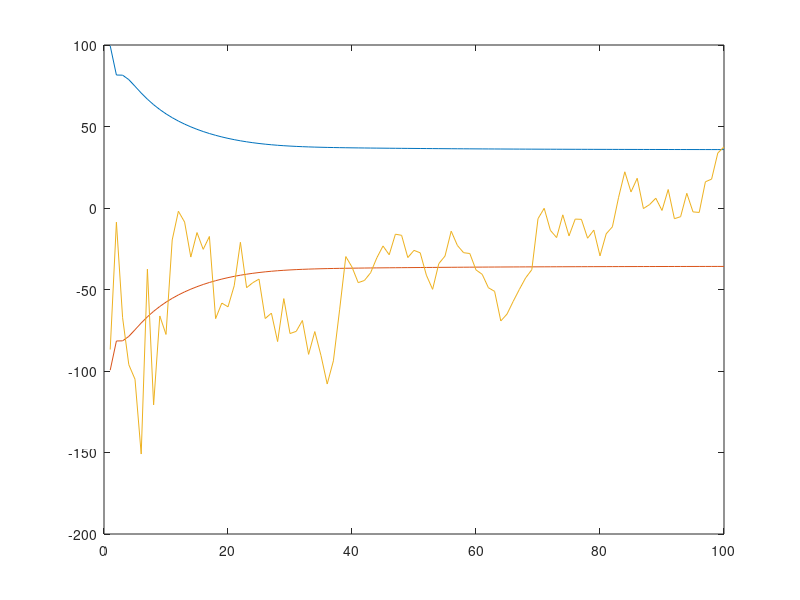

MATLAB code for this plot:
clear all;
%%%
% Simulated Extended Kalman Filter for ballistic vehicle tracking
% Author: Jesse Weisberg
% 
% vehicle dynamical model: y'' = (r)*(y')^2 - g, r= constant air density factor
%
% written as state-space model:
% x1 = y, x2 = y' (states: position, velocity)
% x' = f(x) + Gu = f(x) + [0 Su]'u
% 
% measurements of vertical positions are taken directly (discrete
% intervals):
% z_k = y(t_k)+v_k, E[v_k*v_k'] = R_k (measurement variance)
% 
% f, F, phi(tau), phi_k, H were determined by hand, 
%%%

% constants   
Su = 1.5;    %Adjustable noise term for Q (tuning the EKF)
             % Su=1.5 just about minimizes rms errors (mean errors ~=0,
             % position variance ~=36, which is slightly larger than actual
             % rms errors, velocity errors behaved well too)
Sp = 1000;   %Std. dev. of initial position
Sv = 100;    %Std. dev. of initial velocity
Sm = 100;    %Std. dev. of measurement error
y0 = 100000; %Initial average height
v0 = -500;   %Initial average velocity
 
vt = 1500;    %terminal velocity
g  = 32.2;    %acceleration due to gravity
r  = g/vt^2;  %rho
 
R   = Sm^2;  %measurement variance
T   = 1;     %sample period
Max = 100;   %Number of steps in simulation
 
InitHeight = random('Normal',y0,Sp);  %True initial height
InitVel    = random('Normal',v0,Sv);   %True initial velocity
h          = -atanh(InitVel/vt);
 
%Series to be plotted. (plot errors and filter variance terms.) 
Time  = 0*(1:Max);
TruthPos = 0*(1:Max);
TruthVel = 0*(1:Max);
EstimatedPos = 0*(1:Max);
EstimatedVel = 0*(1:Max);
SPosError = 0*(1:Max);
SuError = 0*(1:Max);
Simulation = 0*(1:Max);
 
%System matrices 
I   = eye(2);
H = [1 0]; 
P = [Sp^2   0   ;   %initial P
       0   Sv^2]; 
X   = [y0 ;
       v0];
 
%Each loop here processes a measurement.   
for k = 1:Max
   t       = k*T;                                      %Time
   Time(k) = t;
   v = - vt*tanh(g*t/vt + h);                          %True velocity
   y = y0 - vt^2/g*(log(cosh(g*t/vt+h))-log(cosh(h))); %True height
   Z = y + random('Normal',0,Sm);                      %Measured height
   TruthPos(k) = y; 
   TruthVel(k) = v;
        
   K = P*H'/(H*P*H'+R); %Kalman gain
   X = X + K*(Z - H*X); %State correction
   P = (I-K*H)*P;
   
   %Phi, Q matrices
   Phi = [1 T;
          0 1+2*T*r*v];
      
   Q = [(1/3)*(Su^2*T^3) (2/3)*(T^3*Su^2*r*v) + (1/2)*(Su^2*T^2);
        (2/3)*(T^3*Su^2*r*v) + (1/2)*(Su^2*T^2) Su^2*((4/3)*r^2*v^2*T^3 + 2*r*v*T^2+T)];
    
   EstimatedPos(k) = X(1);%Covariance correction
   EstimatedVel(k) = X(2);  
   
   % collect performance statistics
   SPosError(k) = P(1,1)^.5;  

   f = [v;
        r*v^2-g];
   X = X + f*T;         %State prediction
   P = Phi*P*Phi' + Q;  %Covariance prediction
   %Simulation(k) = X(1);
   
end
%At this point, processed 100 seconds of measurements.
sumPos = 0;
sumVel = 0;
sumVelS = 0;
sumPosS = 0;

for k = 50:Max
    VelError = TruthVel(k) - EstimatedVel(k);
    PosError = TruthPos(k) - EstimatedPos(k);
    VelErrorS = (TruthVel(k) - EstimatedVel(k))^2;
    PosErrorS = (TruthPos(k) - EstimatedPos(k))^2;
    sumVel = sumVel + VelError;
    sumPos = sumPos + PosError;  
    sumVelS = sumVelS + VelErrorS;
    sumPosS = sumPosS + PosErrorS;
end
meanVelError = sumVel/50;
meanPosError = sumPos/50;

RMSVelError = (sumVelS/50)^.5;
RMSPosError = (sumPosS/50)^.5;

disp(meanVelError);
disp(meanPosError);
disp(RMSVelError);
disp(RMSPosError);

% plot position error and velocity error
plot(Time, SPosError, Time, -SPosError, Time, TruthPos-EstimatedPos) 
% plot(Time, SPosError, Time, -SPosError, Time, TruthVel-EstimatedVel)

%could calculate cumulative statistics (e.g., rms) here.


